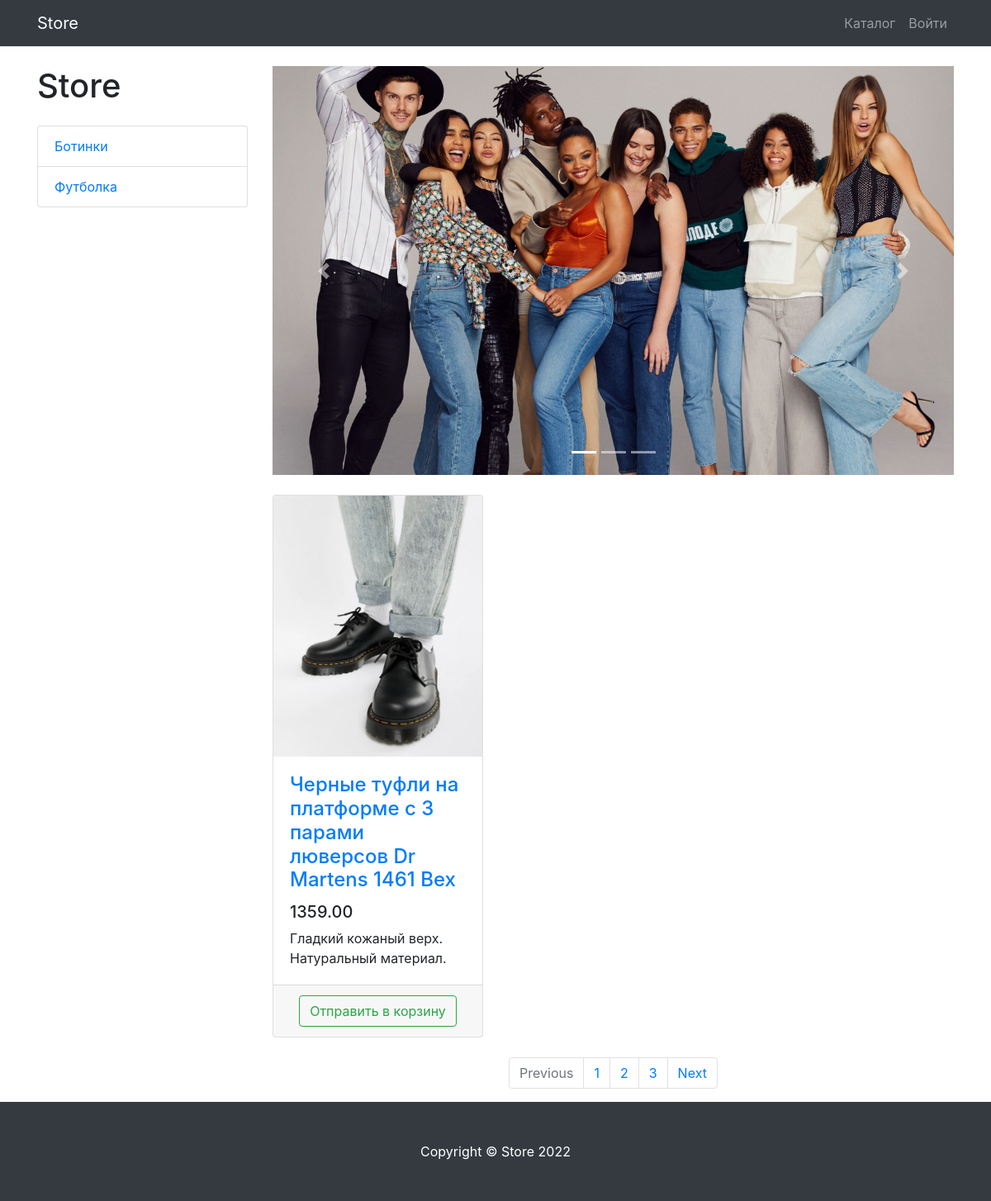
Screenshot of /products/ with the database file from the repository.
### products/models.py (models this page shows, shortened)
class ProductsCategory(models.Model):
    name = models.CharField(max_length=128) # что такое max_length? что такое CharField?
    description = models.TextField(null=True, blank=True) # В чем отличие от CharField? для чего добавлять null=True, blank=True? (чтобы это строка могла быть пустой в таблице)

class Product(models.Model):
    name = models.CharField(max_length=256)
    description = models.TextField()
    price = models.DecimalField(max_digits=6, decimal_places=2) # что за тип данных? max_digits - максимальное число до запятой, decimal_places - после
    quantity = models.PositiveIntegerField(default=0) # default = значение для строки по умолчанию. Что за PositiveIntegerField?
    image = models.ImageField(upload_to='products_images') # папка, где сохраняем картинки
    category = models.ForeignKey(to=ProductsCategory, on_delete=models.CASCADE) # класс CASCADE не вызывается. При CASCADE удаляются связанные категории. Еще есть Set_default/ PROTECT. Что за ForeignKey, to=ProductsCategory?

### products/views.py (the view)
# urls.py: path('products/', include('products.urls', namespace='products')),
def products(request, category_id=None,page_number=1):
    products = Product.objects.filter(category_id=category_id) if category_id else Product.objects.all()
    paginator = Paginator(products, 1) # что передаем? первое - список объектов, у нас это queryset. Второе - сколько объектов оттображать на странице.
    products_paginator = paginator.page(page_number) # на какой странице что отрисовываем.
    context = {
        'title': 'Catalog',
        'products': products_paginator,
        'categories': ProductsCategory.objects.all()
    }
    return render(request, 'products/products.html', context)

### products/templates/products/products.html (shortened to what this page needs)
{% extends 'products/base.html' %}
{% block css %}
    <link href="/static/vendor/css/products.css" rel="stylesheet">
{%  endblock %}
{% block content %}
    <div class="container">
    <div class="row">
        <div class="col-lg-3">
            <h1 class="my-4">Store</h1>
            <div class="list-group">
                {% for category in categories %}
                <a href="{% url 'products:category' category.id %}" class="list-group-item">{{ category.name }}</a>
                {% endfor %}
            </div>
        </div>
        <div class="col-lg-9">
            <div id="carouselExampleIndicators" class="carousel slide my-4" data-ride="carousel">
                <ol class="carousel-indicators">
                    <li data-target="#carouselExampleIndicators" data-slide-to="0" class="active"></li>
                    <li data-target="#carouselExampleIndicators" data-slide-to="1"></li>
                    <li data-target="#carouselExampleIndicators" data-slide-to="2"></li>
                </ol>
                <div class="carousel-inner" role="listbox">
                    <div class="carousel-item active">
                        <img class="d-block img-fluid" src="/static/vendor/img/slides/slide-1.jpg" alt="First slide">
                    </div>
                </div>
                <a class="carousel-control-prev" href="#carouselExampleIndicators" role="button" data-slide="prev">
                    <span class="carousel-control-prev-icon" aria-hidden="true"></span>
                </a>
                <a class="carousel-control-next" href="#carouselExampleIndicators" role="button" data-slide="next">
                    <span class="carousel-control-next-icon" aria-hidden="true"></span>
                </a>
            </div>
            <div class="row">
            {% for product in products %}
                <div class="col-lg-4 col-md-6 mb-4">
                    <div class="card h-100">
                        <a href="#">
                            <img class="card-img-top"
                                 src="{{ product.image.url }}"
                                 alt="">
                        </a>
                        <div class="card-body">
                            <h4 class="card-title">
                                <a href="#">{{ product.name }}</a>
                            </h4>
                            <h5>{{ product.price }}</h5>
                            <p class="card-text">{{ product.description }}</p>
                        </div>
                        <div class="card-footer text-center">
                            <a class="btn btn-outline-success" href="{% url 'products:add_basket' product.id %}">Отправить в корзину</a>
                        </div>
                    </div>
                </div>
{% endfor %}
            </div>
            <nav aria-label="Page navigation example">
                <ul class="pagination justify-content-center">
                    <li class="page-item {% if not products.has_previous %} disabled {% endif %}">
                        <a class="page-link" href="{% if products.has_previous %} {% url 'products:paginator' products.previous_page_number %} {% else %} # {% endif %}"  tabindex="-1" aria-disabled="true">
                            Previous
                        </a>
                    </li>
                {% for page in products.paginator.page_range %}
                    <li class="page-item">
                        <a class="page-link" href="{% url 'products:paginator' page %}">{{ page }}</a></li>
                {% endfor %}
                    <li class="page-item {% if not products.has_next %} disabled {% endif %}" >
                        <a class="page-link" href="{% if products.has_next %} {% url 'products:paginator' products.next_page_number %} {% else %} # {% endif %}">Next</a>
                    </li>
                </ul>
            </nav>
        </div>
    </div>
</div>
{% endblock %}
{% block footer %}
    <footer class="py-5 bg-dark">
    <div class="container">
        <p class="m-0 text-center text-white">Copyright &copy; Store 2022</p>
    </div>
</footer>
{% endblock %}

### products/templates/products/base.html (shortened to what this page needs)
{% load static %}
<!DOCTYPE html>
<html lang="en">
<head>
    <link href="{% static '/vendor/bootstrap/css/bootstrap.min.css' %}" rel="stylesheet">
    {% block css %} {% endblock %}
</head>
<body>
<nav class="navbar navbar-expand-lg navbar-dark bg-dark fixed-top">
    <div class="container">
        <a class="navbar-brand" href="{% url 'index' %}">Store</a>
        <div class="collapse navbar-collapse" id="navbarResponsive">
            <ul class="navbar-nav ml-auto">
                <li class="nav-item">
                    <a class="nav-link" href="{% url 'products:index' %}">Каталог
                    </a>
                </li>
                {% if user.is_authenticated %}
                    <li class="nav-item dropdown">
                        <a class="nav-link dropdown-toggle" href="#" id="navbarDropdown" role="button"
                           data-bs-toggle="dropdown" aria-expanded="false">
                            <i class="fas fa-user-circle"></i>
                        </a>
                        <ul class="dropdown-menu" aria-labelledby="navbarDropdown">
                            <li>
                                <a class="dropdown-item" href="{% url 'users:profile' %}">Профиль</a>
                            </li>
                            <li><a class="dropdown-item" href="orders/orders.html">Заказы</a></li>
                            {% if user.is_superuser or user.is_staff %}
                                <li><a class="dropdown-item" href="#">Админ-панель</a></li>
                            {% endif %}
                            <li>
                                <hr class="dropdown-divider">
                            </li>
                            <li>
                                <a class="dropdown-item" href="{% url 'users:logout' %}">
                                    Выйти
                                </a>
                            </li>
                        </ul>
                    </li>
                {% else %}
                    <li class="nav-item">
                        <a class="nav-link" href="{% url 'users:login' %}">Войти </a>
                    </li>
                {% endif %}
            </ul>
        </div>
    </div>
</nav>
{% block content %} {% endblock %}
{% block footer %} {% endblock %}
</body>
</html>

### rows the page displays
ProductsCategory: name "Ботинки"
ProductsCategory: name "Футболка"
Product: image (picture), name "Черные туфли на платформе с 3 парами люверсов Dr Martens 1461 Bex", price "1359.00", description "Гладкий кожаный верх. Натуральный материал."

### other values shown
{{ page }} "1" "2" "3"
